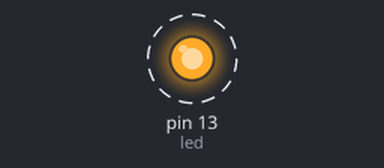
This sketch was run on a simulated Arduino Uno, built with avr-gcc and run on an emulated ATmega328P. Shown: output pins drawn as LEDs (lit = HIGH). Dashed ring = blinking.

Above: at 0.5 s.
Timing chart, 0 to 4.6 s (numbered marks = the images above):
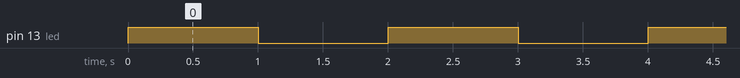

The sketch:

blink.ino
```cpp
/* Program to make a led blink */

int led = 13 ; //Indicates that the led should be in pin No13


// the setup function runs once when you press reset or power the board
void setup(){
  pinMode(led,OUTPUT);  //Setting pin that our led is connected to output mode


}

// function that runs infinitelly
void loop(){

  digitalWrite(LED_BUILTIN, HIGH);   // turn the LED on (HIGH is the voltage level)
  delay(1000);                       // wait for a second (1000ms)
  digitalWrite(LED_BUILTIN, LOW);    // turn the LED off by making the voltage LOW
  delay(1000);                       // wait for a second


}
```

Measured:
- by itself, pin 13 (led): alternates HIGH for 1.0 s and LOW for 1.0 s
